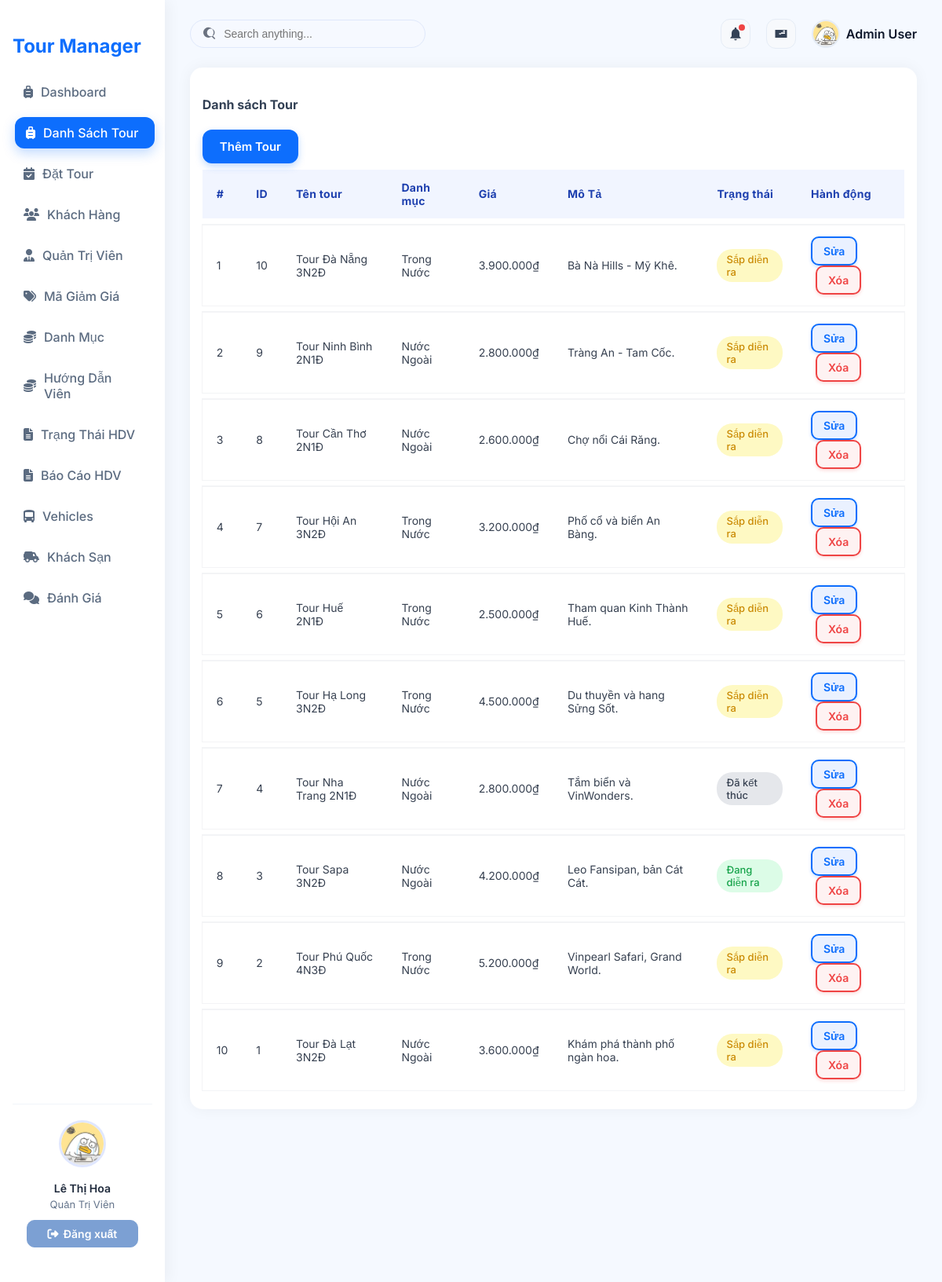
The app's page /?action=admin-listTours (signed in), older data.
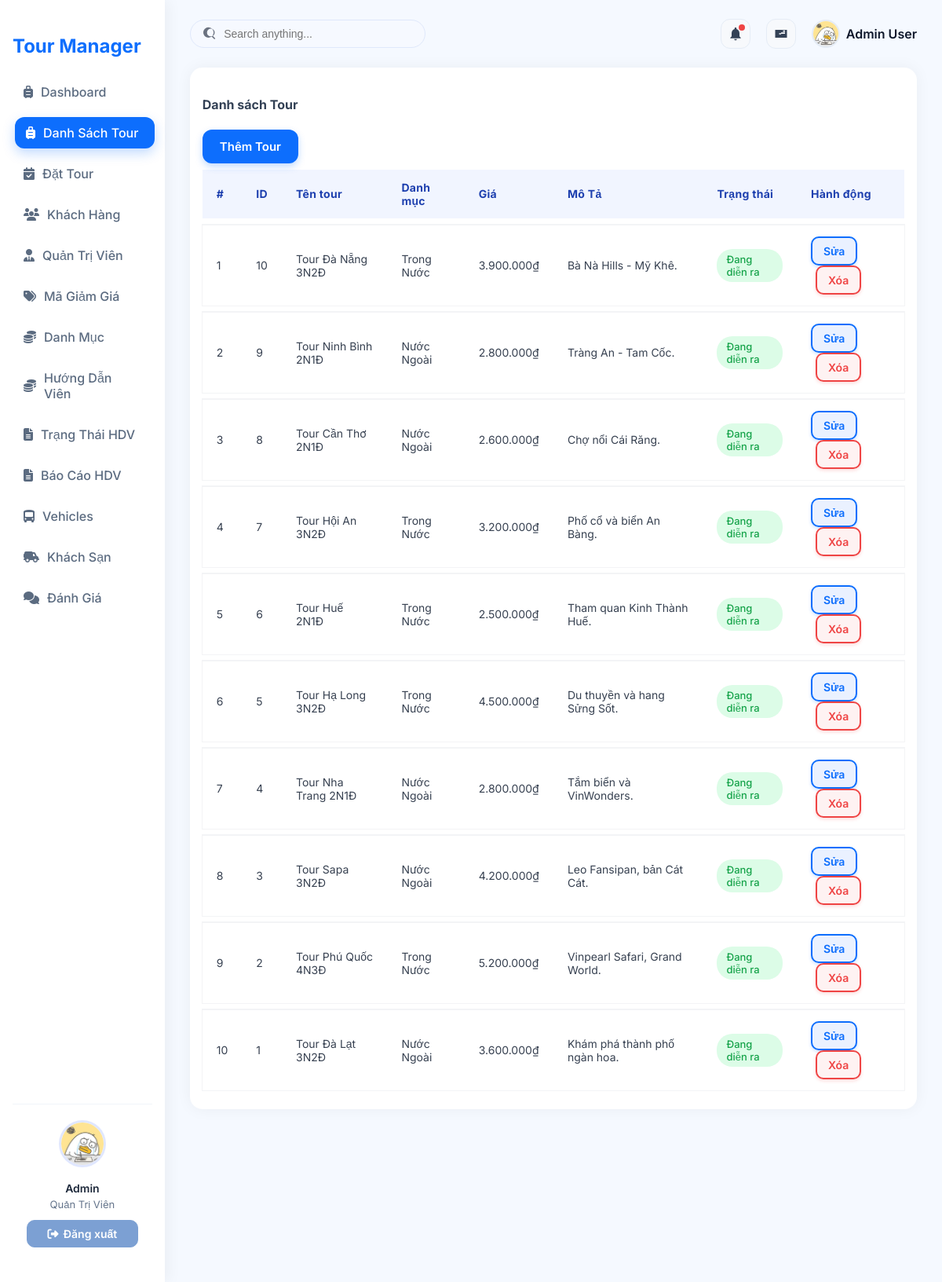
The same page, newer data.
### tables this page shows
CREATE TABLE `tours` (
  `tour_id` int NOT NULL,
  `tour_name` varchar(150) NOT NULL,
  `description` text,
  `price` decimal(12,2) DEFAULT NULL,
  `category_id` int DEFAULT NULL,
  `status` enum('upcoming','ongoing','finished') DEFAULT 'upcoming'
);

CREATE TABLE `categories` (
  `category_id` int NOT NULL,
  `category_name` varchar(100) DEFAULT NULL
);

### routes/index.php (called while the page is built)
<?php
$action = $_GET['action'] ?? '/';
match ($action) {
    '/' => (new ProductController)->home(),
    'admin' => require './views/admin.php',
    'login' => (new AuthController)->login(),
    'logout' => (new AuthController)->logout(),
    'admin-listTours' => require './views/admin.php',
    'admin-createTours' => require './views/admin.php',
    'admin-updateTours' => require './views/admin.php',
    'admin-listUsers' => require './views/admin.php',
    'admin-createUsers' => require './views/admin.php',
    'admin-updateUsers' => require './views/admin.php',
    'admin-listCategory' => require './views/admin.php',
    'admin-createCategory' => require './views/admin.php',
    'admin-updateCategory' => require './views/admin.php',
    'admin-listCustomer' => require './views/admin.php',
    'admin-createCustomer' => require './views/admin.php',
    'admin-updateCustomer' => require './views/admin.php',
    'admin-listDiscount' => require './views/admin.php',
    'admin-createDiscount' => require './views/admin.php',
    'admin-updateDiscount' => require './views/admin.php',
    'admin-listGuide' => require './views/admin.php',
    'admin-createGuide' => require './views/admin.php',
    'admin-updateGuide' => require './views/admin.php',
    'admin-listTourGuide' => require './views/admin.php',
    'admin-createTourGuide' => require './views/admin.php',
    'admin-updateTourGuide' => require './views/admin.php',
    'admin-listHotel' => require './views/admin.php',
    'admin-createHotel' => require './views/admin.php',
    'admin-updateHotel' => require './views/admin.php',
    'admin-listVehicles' => require './views/admin.php',
    'admin-createVehicles' => require './views/admin.php',
    'admin-updateVehicles' => require './views/admin.php',
    'admin-listReport' => require './views/admin.php',
    'admin-createReport' => require './views/admin.php',
    'admin-updateReport' => require './views/admin.php',
    default => require './views/admin.php',
};

### index.php (called while the page is built, shortened)
<?php
spl_autoload_register(function ($class) {
    $fileName = "$class.php";
    $fileModel              = PATH_MODEL . $fileName;
});
require_once './routes/index.php';

### controllers/TourController.php (called while the page is built, shortened)
<?php
class TourController
{
    private $tourQuery;
    public function __construct()
    {
        $this->tourQuery = new ToursQuery();
    }
    public function listTours()
    {
        $tours = $this->tourQuery->getAllToursWithCategory();
        require './views/Tour/listTour.php';
    }
}
?>

### models/BaseModel.php (called while the page is built, shortened)
<?php
class BaseModel
{
    public function __construct()
    {
        $dsn = sprintf('mysql:host=%s;port=%s;dbname=%s;charset=utf8', DB_HOST, DB_PORT, DB_NAME);
        try {
            $this->pdo = new PDO($dsn, DB_USERNAME, DB_PASSWORD, DB_OPTIONS);
        } catch (PDOException $e) {
            die("Kết nối cơ sở dữ liệu thất bại: {$e->getMessage()}. Vui lòng thử lại sau.");
        }
    }
}

### models/ToursQuery.php (called while the page is built, shortened)
<?php
class ToursQuery extends BaseModel {
    public function getAllToursWithCategory() {
        $sql = "SELECT t.*, c.category_name
                FROM tours t
                LEFT JOIN categories c ON t.category_id = c.category_id
                ORDER BY t.tour_id DESC";
        $stmt = $this->pdo->prepare($sql);
        $stmt->execute();
        return $stmt->fetchAll(PDO::FETCH_ASSOC);
    }
}
?>

### views/Tour/listTour.php (the view)
<div class="admin-table-container">
    <div class="table-header d-flex justify-content-between align-items-center mb-3">
        <h4 class="fw-bold">Danh sách Tour</h4>
        <a href="?action=admin-createTours" class="btn btn-primary">
            Thêm Tour
        </a>
    </div>
    <table class="table table-hover align-middle">
        <thead class="table-light">
            <tr>
                <th>#</th>
                <th>ID</th>
                <th>Tên tour</th>
                <th>Danh mục</th>
                <th>Giá</th>
                <th>Mô Tả</th>
                <th>Trạng thái</th>
                <th>Hành động</th>
            </tr>
        </thead>
        <tbody>
            <?php $stt = 1; foreach ($tours as $tour): ?>
            <tr>
                <td><?= $stt++ ?></td>
                <td><?= $tour['tour_id'] ?></td>
                <td><?= htmlspecialchars($tour['tour_name']) ?></td>
                <td><?= htmlspecialchars($tour['category_name']) ?></td>
                <td><?= number_format($tour['price'], 0, ',', '.') ?>₫</td>
                <td><?= htmlspecialchars($tour['description']) ?></td>
                <td>
                    <?php if ($tour['status'] == 'upcoming'): ?>
                    <span class="badge bg-warning">Sắp diễn ra</span>
                    <?php elseif ($tour['status'] == 'ongoing'): ?>
                    <span class="badge bg-success">Đang diễn ra</span>
                    <?php else: ?>
                    <span class="badge bg-secondary">Đã kết thúc</span>
                    <?php endif; ?>
                </td>
                <td>
                    <a href="?action=admin-updateTours&id=<?= $tour['tour_id'] ?>"
                        class="btn btn-outline-success btn-sm">Sửa</a>
                    <a href="?action=admin-deleteTours&id=<?= $tour['tour_id'] ?>" class="btn btn-outline-danger btn-sm"
                        onclick="return confirm('Xóa tour này?')">Xóa</a>
                </td>
            </tr>
            <?php endforeach; ?>
        </tbody>
    </table>
</div>

### views/admin.php (shortened to what this page needs)
<?php
$action = $_GET['action'] ?? '';
$user = $_SESSION['user'];
?>
<!DOCTYPE html>
<html lang="vi">
<head>
    <link rel="stylesheet" href="./assets/css/admin.css">
    <link rel="stylesheet" href="https://cdnjs.cloudflare.com/ajax/libs/font-awesome/6.5.0/css/all.min.css">
    <?php
    switch ($action) {
        case 'admin-listTours':
            echo '<link rel="stylesheet" href="assets/css/Tour/listTours.css">';
            break;
    }
    ?>
</head>
<body>
    <aside class="sidebar">
        <h2>Tour Manager</h2>
        <nav>
            <ul>
                <li>
                    <a href="?action=admin" class="<?= ($action == 'admin') ? 'active' : '' ?>">
                        <i class="fa-solid fa-suitcase-rolling"></i> Dashboard
                    </a>
                </li>
                <li>
                    <a href="?action=admin-listTours" class="<?= ($action == 'admin-listTours') ? 'active' : '' ?>">
                        <i class="fa-solid fa-suitcase-rolling"></i> Danh Sách Tour
                    </a>
                </li>
                <li>
                    <a href="#">
                        <i class="fa-solid fa-calendar-check"></i> Đặt Tour
                    </a>
                </li>
                <li>
                    <a href="?action=admin-listCustomer"
                        class="<?= ($action == 'admin-listCustomer') ? 'active' : '' ?>">
                        <i class="fa-solid fa-users"></i> Khách Hàng
                    </a>
                </li>
                <li>
                    <a href="?action=admin-listUsers" class="<?= ($action == 'admin-listUsers') ? 'active' : '' ?>">
                        <i class="fa-solid fa-user-tie"></i> Quản Trị Viên
                    </a>
                </li>
                <li>
                    <a href="?action=admin-listDiscount"
                        class="<?= ($action == 'admin-listDiscount') ? 'active' : '' ?>">
                        <i class="fa-solid fa-tags"></i> Mã Giảm Giá
                    </a>
                </li>
                <li>
                    <a href="?action=admin-listCategory"
                        class="<?= ($action == 'admin-listCategory') ? 'active' : '' ?>">
                        <i class="fa-solid fa-coins"></i> Danh Mục
                    </a>
                </li>
                <li>
                    <a href="?action=admin-listGuide" class="<?= ($action == 'admin-listGuide') ? 'active' : '' ?>">
                        <i class="fa-solid fa-coins"></i> Hướng Dẫn Viên
                    </a>
                </li>
                <li>
                    <a href="?action=admin-listTourGuide"
                        class="<?= ($action == 'admin-listTourGuide') ? 'active' : '' ?>">
                        <i class="fa-solid fa-file-lines"></i> Trạng Thái HDV
                    </a>
                </li>
                <li>
                    <a href="?action=admin-listReport">
                        <i class="fa-solid fa-file-lines <?= ($action == 'admin-listReport') ? 'active' : '' ?>"></i>
                        Báo Cáo HDV
                    </a>
                </li>
                <li>
                    <a href="?action=admin-listVehicles">
                        <i class="fa-solid fa-bus-simple"></i> Vehicles
                    </a>
                </li>
                <li>
                    <a href="?action=admin-listHotel">
                        <i class="fa-solid fa-truck-field"></i> Khách Sạn
                    </a>
                </li>
                <li>
                    <a href="#">
                        <i class="fa-solid fa-comments"></i> Đánh Giá
                    </a>
                </li>
            </ul>
        </nav>
        <div class="sidebar-footer">
            <img
                alt="Admin avatar" />
            <p><?= $user['name'] ?></p>
            <small><?= $user['role'] == "admin" ? "Quản Trị Viên" : "Hướng Dẫn Viên" ?></small>
            <div class="auth-buttons">
                <?php if (empty($user)) { ?>
                <a href="?action=login"><i class="fa-solid fa-right-to-bracket"></i> Đăng nhập</a>
                <?php } else { ?>
                <a href="?action=logout"><i class="fa-solid fa-right-from-bracket"></i> Đăng xuất</a>
                <?php } ?>
            </div>
        </div>
    </aside>
    <main class="main">
        <header class="topbar">
            <div class="searchbar">
                <svg xmlns="http://www.w3.org/2000/svg" fill="#6b7280" height="18" viewBox="0 0 20 20" width="18">
                    <path
                        d="M12.9 14.32a8 8 0 111.414-1.414l4.387 4.387-1.414 1.414-4.387-4.387zm-5.4-1.956a6 6 0 100-8.485 6 6 0 000 8.485z" />
                </svg>
                <input type="text" placeholder="Search anything..." />
            </div>
            <div class="topbar-right">
                <button class="tb-btn" aria-label="Notifications">
                    <svg xmlns="http://www.w3.org/2000/svg" fill="currentColor" height="20" viewBox="0 0 24 24"
                        width="20">
                        <path
                            d="M12 22c1.1046 0 2-.8954 2-2h-4c0 1.1046.8954 2 2 2zm6-6v-5c0-3.07-1.64-5.64-4.5-6.32V4c0-.83-.67-1.5-1.5-1.5s-1.5.67-1.5 1.5v.68C7.64 5.36 6 7.92 6 11v5l-2 2v1h16v-1l-2-2z" />
                    </svg>
                    <span class="dot"></span>
                </button>
                <button class="tb-btn" aria-label="Messages">
                    <svg xmlns="http://www.w3.org/2000/svg" fill="currentColor" height="20" viewBox="0 0 24 24"
                        width="20">
                        <path d="M21 6h-18v12h18v-12zm-9 7h-3v-2h3v2zm6-4h-3v-2h3v2zm0 3h-6v-2h6v2z" />
                    </svg>
                </button>
                <div class="tb-user" tabindex="0">
                    <img
                        alt="User avatar" />
                    <span>Admin User</span>
                </div>
            </div>
        </header>
        <div id="main-content" class="p-3">
            <?php
            switch ($action) {
                case 'admin-listTours':
                    (new TourController)->listTours();
                    break;
            }
            ?>
        </div>
    </main>
</body>
</html>

### assets/css/admin.css (style rules this page uses)
* { box-sizing: border-box; }
body { font-family: "Inter", sans-serif; margin: 0; padding: 0; background: #f5f9ff; color: #334155; display: flex; height: 100vh; overflow: hidden; }
aside.sidebar { width: 240px; background: #fff; box-shadow: 4px 0 18px rgba(0, 0, 0, 0.05); padding: 24px 16px; display: flex; flex-direction: column; }
aside.sidebar h2 { font-weight: 700; color: #0d6efd; margin-bottom: 24px; user-select: none; }
nav ul { list-style: none; padding-left: 0; margin: 0; flex-grow: 1; }
nav li { margin-bottom: 12px; }
nav a { display: flex; align-items: center; gap: 10px; padding: 10px 14px; text-decoration: none; font-weight: 500; border-radius: 12px; color: #5b6b80; transition: all 0.3s ease; cursor: pointer; }
nav a:hover, nav a.active { background-color: #e9f3ff; color: #0d6efd; transform: translateX(3px); }
nav a.active { background-color: #0d6efd; color: #fff; box-shadow: 0 6px 15px rgba(13, 110, 253, 0.25); }
.sidebar-footer { margin-top: auto; text-align: center; }
.sidebar-footer img { border-radius: 50%; border: 2px solid #0d6efd; width: 56px; height: 56px; object-fit: cover; transition: transform 0.3s; }
.sidebar-footer p { margin: 8px 0 0 0; font-weight: 600; }
.sidebar-footer small { color: #94a3b8; }
main.main { flex-grow: 1; display: flex; flex-direction: column; padding: 24px 32px; overflow-y: auto; }
header.topbar { display: flex; justify-content: space-between; align-items: center; margin-bottom: 24px; }
.searchbar { background: #f6f9ff; border-radius: 9999px; border: 1px solid #dfe8fb; padding: 8px 16px; display: flex; align-items: center; gap: 8px; width: 300px; }
.searchbar input { border: none; background: transparent; outline: none; font-size: 14px; color: #0f172a; width: 100%; }
.topbar-right { display: flex; align-items: center; gap: 20px; }
.tb-btn { background: #f7f9fc; border: 1px solid #e5ecf6; width: 38px; height: 38px; border-radius: 12px; display: grid; place-items: center; color: #344256; cursor: pointer; position: relative; transition: all 0.2s; }
.tb-btn .dot { position: absolute; top: 6px; right: 6px; width: 8px; height: 8px; background: #ef4444; border-radius: 50%; }
.tb-user { display: flex; align-items: center; gap: 8px; cursor: pointer; }
.tb-user img { width: 36px; height: 36px; border-radius: 50%; border: 2px solid #e5ecf6; }
.tb-user span { font-weight: 600; color: #0f172a; user-select: none; }
#main-content { padding: 16px; background: #fff; border-radius: 16px; box-shadow: 0 0 20px rgba(0, 0, 0, 0.05); min-height: 400px; overflow-x: auto; }
.sidebar-footer { text-align: center; padding: 20px 10px; border-top: 1px solid #f1f5f9; }
.sidebar-footer img { width: 60px; height: 60px; border-radius: 50%; margin-bottom: 10px; border: 3px solid #e0e7ff; object-fit: cover; }
.sidebar-footer p { font-weight: 600; font-size: 14px; color: #1e293b; margin: 4px 0; }
.sidebar-footer small { display: block; color: #64748b; font-size: 13px; margin-bottom: 12px; }
.sidebar-footer .auth-buttons { display: flex; flex-direction: column; gap: 8px; align-items: center; }
.sidebar-footer .auth-buttons a { display: flex; align-items: center; justify-content: center; gap: 6px; width: 90%; padding: 8px 0; border-radius: 10px; font-weight: 600; font-size: 14px; text-decoration: none; transition: all 0.25s ease; }
.sidebar-footer .auth-buttons a[href*="logout"] { background-color: #7ca0d3; color: #fff; border: 1px solid #7ca0d3; }
.sidebar-footer .auth-buttons i { font-size: 14px; }

Row changes from the older to the newer data that the page shows:
changed tours "Tour Đà Nẵng 3N2Đ": status "Sắp diễn ra" → "Đang diễn ra"
changed tours "Tour Ninh Bình 2N1Đ": status "Sắp diễn ra" → "Đang diễn ra"
changed tours "Tour Cần Thơ 2N1Đ": status "Sắp diễn ra" → "Đang diễn ra"
changed tours "Tour Hội An 3N2Đ": status "Sắp diễn ra" → "Đang diễn ra"
changed tours "Tour Huế 2N1Đ": status "Sắp diễn ra" → "Đang diễn ra"
changed tours "Tour Hạ Long 3N2Đ": status "Sắp diễn ra" → "Đang diễn ra"
changed tours "Tour Nha Trang 2N1Đ": status "Đã kết thúc" → "Đang diễn ra"
changed tours "Tour Phú Quốc 4N3Đ": status "Sắp diễn ra" → "Đang diễn ra"
changed tours "Tour Đà Lạt 3N2Đ": status "Sắp diễn ra" → "Đang diễn ra"
Text that changed along with them:
$user['name']: "Lê Thị Hoa" → "Admin"
